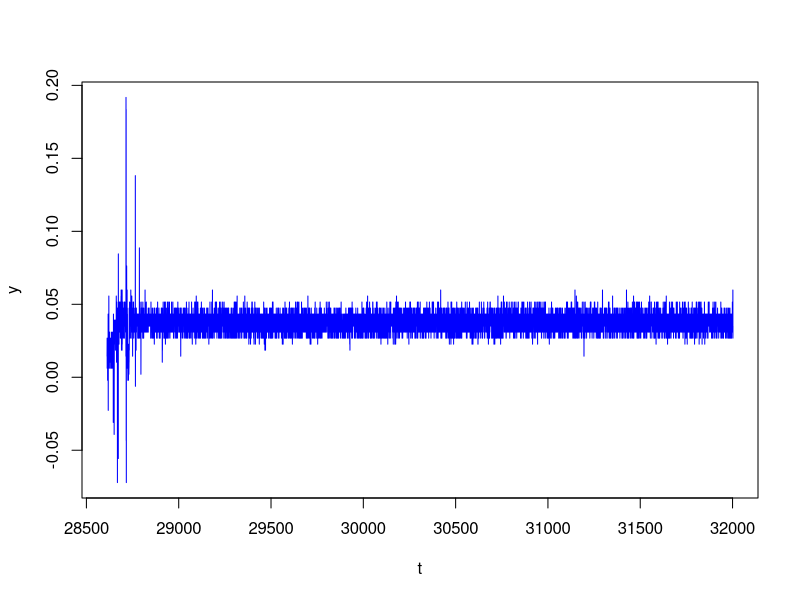
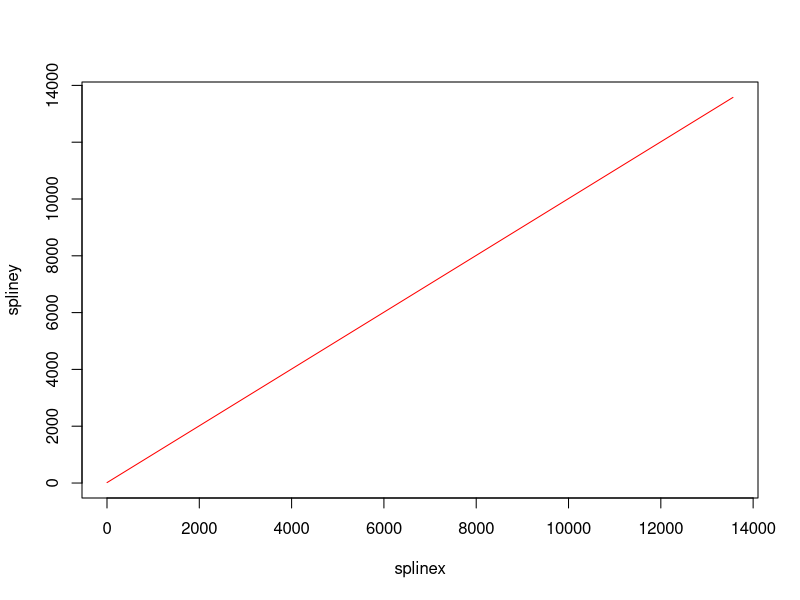

R code for these plots, in order:
### SPLINE-Interpolation  ####################################
### Ro Neumann, 2015 #########################################

### INPUT: 1. Time series with first column = time, 2nd  = data
###        2. Initial value for alpha --> value the curve converges to, determined from plot by user!
### OUTPUT: 1. trendline as y-values
###         2. Reduced data as y-values
###         3. X_hat with coefficients alpha & beta


# data=read.table("Exercise3-3.txt", sep=" ") # Exponential growth
# 
# t = as.numeric(unlist(data[1]))
# y = as.numeric(unlist(data[2]))


data = read.csv(file="Node383sm.csv", header = TRUE, skip = 15)
time = unlist(data[1])
index = as.numeric(unlist(data[2]))
Channel1 = as.numeric(unlist(data[3]))

time=toString(time) 
timeSplit = strsplit(time, ",") 
timeSplit = unlist(timeSplit) 
timeSplit = gsub(" ", "", timeSplit, fixed = TRUE)    # remove redundant spaces in data
### DISSECT HOURS MINUTES SECONDS

dateComp = substr(timeSplit, 1, 10)   # cut out date
timeComp = substr(timeSplit, 11, 28)  # cut out time

hours <- numeric(0)   # create empty arrays to be filled
minutes <-numeric(0)
seconds <- numeric(0)


lT = length(timeComp) # get array length for loop

for (i in 1:lT) {
  timex = timeComp[[i]]    # take first element of string vector
  h = substr(timex, 1, 2)  # Cut string
  h = as.numeric(h)        # convert to hour value
  hours[i]=h   # add UTC component
  
  m = substr(timex, 4, 5)
  m = as.numeric(m)
  minutes[i]=m 
  
  s = substr(timex, 7, 15) 
  s = as.numeric(s)
  seconds[i]=s
}



timeInSeconds  <- numeric(0) 

for (i in 1:lT) {
  timeInSeconds[i]= (hours[i]*60*60) + (minutes[i]*60)+seconds[i]
}

# y = as.numeric(unlist)
# write.table(timeInSeconds, "C:/Users/ro/Desktop/TU-WS14-15 - 2015-04-09/GIS_project/R_coding/R_Ro/Singularity Problem/timestamps.txt", sep="\t") 
# write.table(Channel1, "C:/Users/ro/Desktop/TU-WS14-15 - 2015-04-09/GIS_project/R_coding/R_Ro/Singularity Problem/Channel1.txt", sep="\t") 


t = timeInSeconds

y = Channel1

dof = length(y)


#Run spline
ppp <- smooth.spline(data, y = NULL, w = NULL, dof, spar = NULL)

# Get x & y values
splinex = unlist(ppp[1])
spliney = unlist(ppp[2])


# Detrend data
# y_reduced = y-spliney


# PLOT Original data and trendline
plot(t,y,type="l",col="blue")

plot(splinex,spliney, type="l",col="red")

# PLOT detrended data in new window
# plot(t,y_reduced,type="l",col="black")

######################################################################
